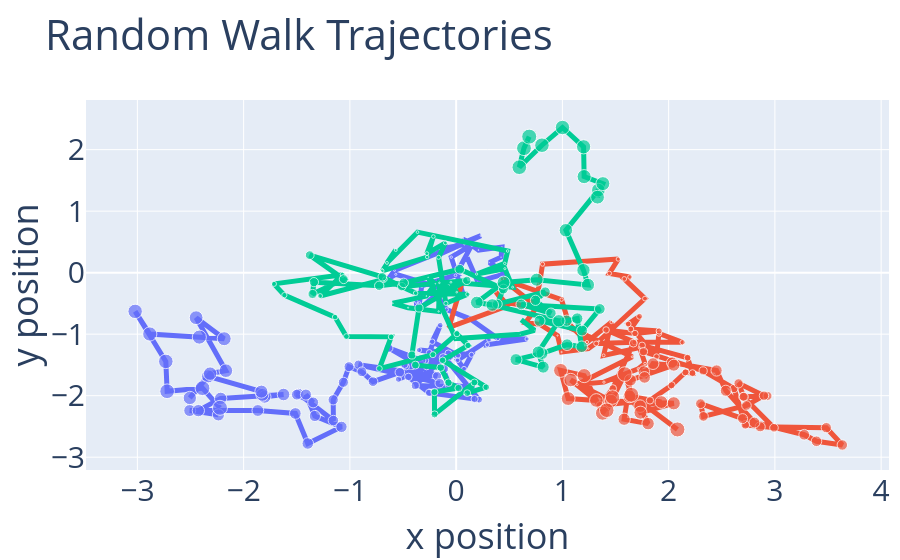

Source (notebook cell):
### Markdown cell above
## 7 · `plotTrajectory` — animated 2-D paths

### Code cell
T = 100
evo = np.arange(T)   # frames / time steps

def random_walk(seed):
    rng_w = np.random.default_rng(seed)
    steps = rng_w.normal(0, 0.3, (T, 2))
    return np.cumsum(steps, axis=0)

traj_data = {
    'Agent 1': random_walk(1),
    'Agent 2': random_walk(2),
    'Agent 3': random_walk(3),
}

plotTrajectory(
    evo,
    traj_data,
    title='Random Walk Trajectories',
    x_label='x position',
    y_label='y position',
)
